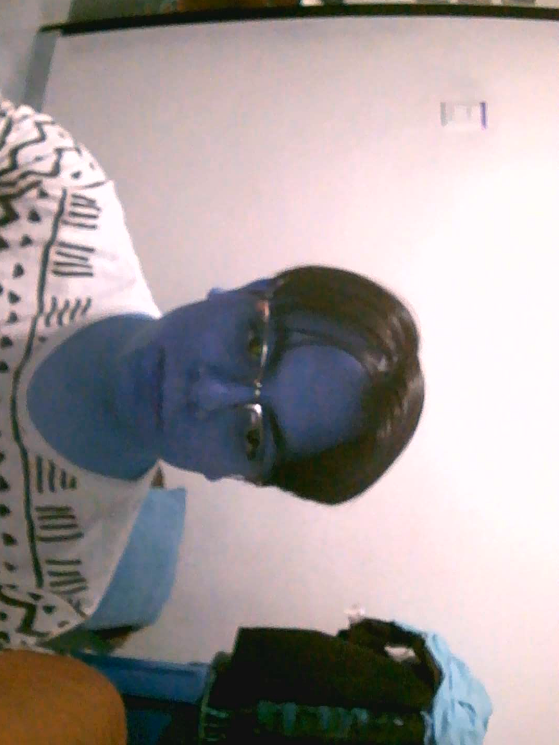
#> input picture views/utils/extra/images/pic.png, 559 x 745 px
$ python opencv_images.py
#> lines starting #> are read from the running program, lines starting #| are printed output that depends on the picture
import cv2
import numpy as np
import time

# Load the image
image_path = 'images/pic.png'
image = cv2.imread(image_path)
#> image is the input picture: shape (745, 559, 3); mean B, G, R 152.4, 152.2, 160.4


# Convert the image to grayscale
gray = cv2.cvtColor(image, cv2.COLOR_BGR2GRAY)
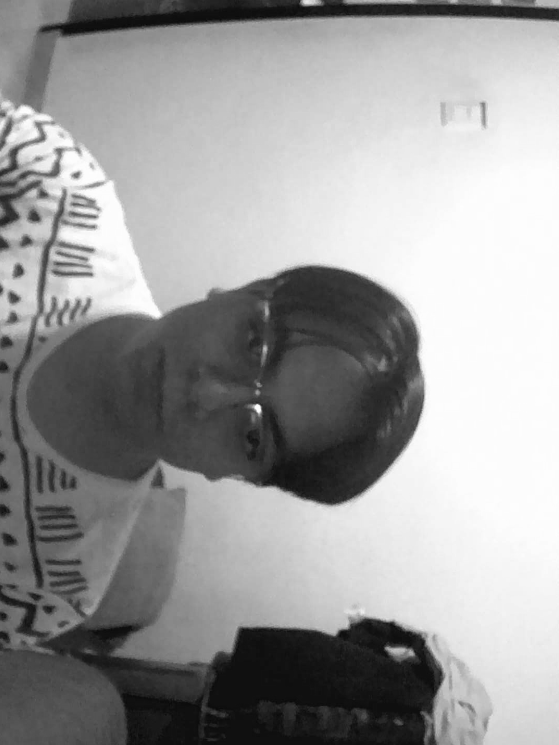
#> gray: shape (745, 559); min 9, max 254, mean 154.7

# Load the dictionary that was used to generate the markers.
# Here we use the 6x6 dictionary.
aruco_dict = cv2.aruco.Dictionary_get(cv2.aruco.DICT_5X5_1000)

# Initialize the detector parameters using default values
parameters = cv2.aruco.DetectorParameters_create()

# Detect the markers in the image

time_init = time.time()
corners, ids, rejected_img_points = cv2.aruco.detectMarkers(gray, aruco_dict, parameters=parameters)
#> corners = (); ids = None; rejected_img_points = 9 items
print("Time: ", time.time() - time_init)

# Draw detected markers on the image
if ids is not None:
    print("Marker detected")
    # cv2.aruco.drawDetectedMarkers(image, corners, ids)

# Display the image with detected markers

cv2.imshow('Imagen5', cv2.cvtColor(image, cv2.COLOR_BGR2RGBA))
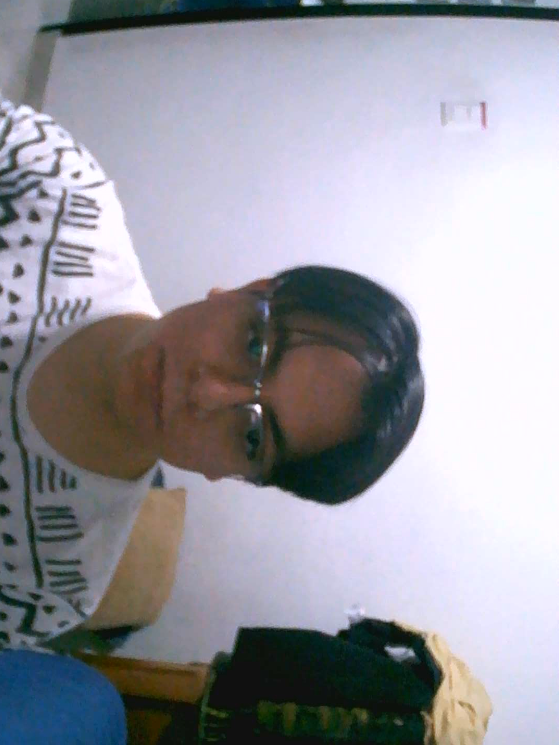
#> window 'Imagen5': shape (745, 559, 4); mean B, G, R, A 160.4, 152.2, 152.4, 255

# [250 lines left out: function a, not called in this run]
cv2.waitKey(0)
cv2.destroyAllWindows()
